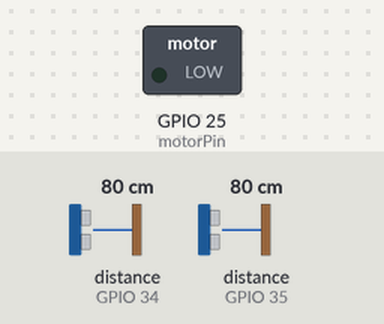
A sketch run on a simulated ESP32. On the bench: switched loads named in the sketch (green lamp = pin HIGH). The test bench sets the inputs (shaded band); at power-on: distance to the obstacle (sensors on GPIO 35, GPIO 34) 80 cm. The echo pulse lasts 58.3 µs per cm; WiFi joins after 1.5 s; servers stay silent unless stated.

Above: at 1.5 s.
1.6 s: distance to the obstacle (sensor on GPIO 35) set to 112 cm
4.3 s: distance to the obstacle (sensor on GPIO 35) set to 121 cm
At 6.5 s:
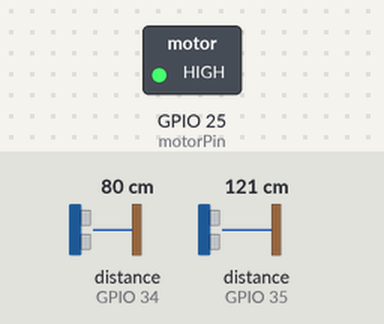
7.3 s: distance to the obstacle (sensor on GPIO 35) set to 35 cm
At 10.0 s:
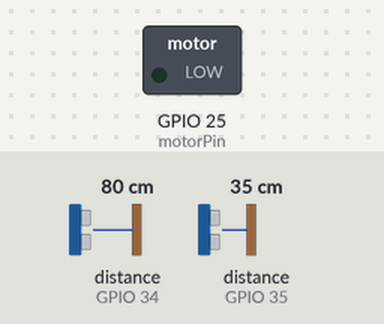
10.3 s: distance to the obstacle (sensor on GPIO 35) set to 120 cm
At 12.9 s:
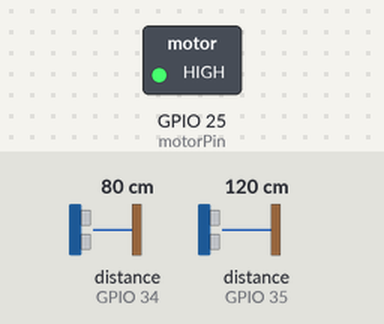
Timing chart, 0 to 14.3 s (numbered marks = the images above; inputs shaded):
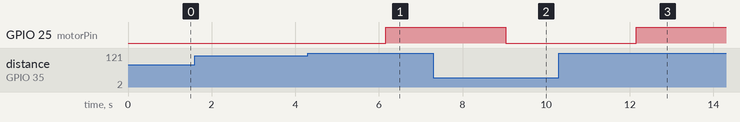

The sketch:

TwoTanks_Motor.ino
```cpp
#define BLYNK_SSL_USE_LETSENCRYPT

#include <BlynkSimpleEsp32_SSL.h>
#include <NewPing.h>
#include <MedianFilter.h>

char auth[] = "Your Auth Code";
char ssid[] = "WiFi SSID";
char pass[] = "WiFi Password";

// Define Motor Pin:
#define motorPin 25

// Define Trig and Echo pin:
#define trigPin_UG 33
#define echoPin_UG 35
#define trigPin_OH 32
#define echoPin_OH 34

// Define maximum distance we want to ping for (in centimeters). Maximum sensor distance is rated at 400-500 cm:
#define MAX_DISTANCE 400

// NewPing setup of pins and maximum distance.
NewPing sonar_UG = NewPing(trigPin_UG, echoPin_UG, MAX_DISTANCE);
NewPing sonar_OH = NewPing(trigPin_OH, echoPin_OH, MAX_DISTANCE);

MedianFilter filter_UG(31,0);
MedianFilter filter_OH(31,0);

int motor_auto = 1, motor = 0;
int ug_percentage = 0, ug_minimum = 10, ug_maximum = 100, ug_tank_alert = 0;
int oh_percentage = 0, oh_minimum = 50, oh_maximum = 100, oh_tank_alert = 0;

void setup()
{
 Serial.begin(115200); //Debug console
 delay(10);

 pinMode(motorPin,OUTPUT); //Motor
 pinMode(trigPin_UG,OUTPUT); //Trigger UG
 digitalWrite(trigPin_UG,LOW); //Trigger UG
 delayMicroseconds(500); // Wait a half a second
 pinMode(echoPin_UG,INPUT); //ECHO UG
 pinMode(trigPin_OH,OUTPUT); //Trigger OH
 digitalWrite(trigPin_OH,LOW); //Trigger OH
 delayMicroseconds(500); // Wait a half a second
 pinMode(echoPin_OH,INPUT); //ECHO OH

 Blynk.config(auth, "Blynk Server FQDN or IP Address", 443); //Connect to Blynk Cloud
 Blynk.connect();
}

void tank_motor()
{
 //Underground Tank
 delay(50);                      // Wait 50ms between pings (about 20 pings/sec). 29ms should be the shortest delay between pings.
 unsigned int o_UG,uS_UG = sonar_UG.ping(); // Send ping, get ping time in microseconds (uS).

 filter_UG.in(uS_UG);
 o_UG = filter_UG.out();
 unsigned int ug_distance = (o_UG / US_ROUNDTRIP_CM); // Convert ping time to distance in cm and print result (0 = outside set distance range)
 if(ug_distance<=130 && ug_distance>=25)
 {
  ug_percentage = (105 + 25 - ug_distance) / 1.05; // Calculating the percentage, 25 is empty space between sensor and water
  Blynk.virtualWrite(V4, ug_percentage);
 }

 //Underground Tank Notification
 if ((ug_percentage >= ug_maximum) && (ug_tank_alert != 1))
 {
   Blynk.notify(String("Underground Tank is FULL. Percentage: ") + ug_percentage);
   ug_tank_alert = 1;
 }
 else if ((oh_percentage <= oh_minimum) && (ug_tank_alert != 2))
 {
  Blynk.notify(String("Underground Tank is EMPTY. Percentage: ") + ug_percentage);
  ug_tank_alert = 2;
 }

 //Overhead Tank
 delay(50);                      // Wait 50ms between pings (about 20 pings/sec). 29ms should be the shortest delay between pings.
 unsigned int o_OH,uS_OH = sonar_OH.ping(); // Send ping, get ping time in microseconds (uS).

 filter_OH.in(uS_OH);
 o_OH = filter_OH.out();
 unsigned int oh_distance = (o_OH / US_ROUNDTRIP_CM); // Convert ping time to distance in cm and print result (0 = outside set distance range)
 if(oh_distance<=72 && oh_distance>=25)
 {
  oh_percentage = (47 + 25 - oh_distance) / 0.47; // Calculating the percentage, 25 is empty space between sensor and water
  Blynk.virtualWrite(V7, oh_percentage);
 }

 //Overhead Tank Notification
 if ((oh_percentage >= oh_maximum) && (oh_tank_alert != 1))
 {
   Blynk.notify(String("Overhead Tank is FULL. Percentage: ") + oh_percentage);
   oh_tank_alert = 1;
 }
 else if ((oh_percentage <= oh_minimum) && (oh_tank_alert != 2))
 {
  Blynk.notify(String("Overhead Tank is EMPTY. Percentage: ") + oh_percentage);
  oh_tank_alert = 2;
 }

 //Motor
 if(motor_auto==1 && motor==0)
 {
  if(oh_percentage<=oh_minimum && ug_percentage>=ug_minimum)
  {
   digitalWrite(motorPin,LOW); //Low Level Trigger Relay
   motor = 1;
   Blynk.notify("Powering ON Motor");
  }
 }
 else if(motor==1)
 {
  if((oh_percentage>=oh_maximum) || (ug_percentage<ug_minimum))
  {
   digitalWrite(motorPin,HIGH); //Low Level Trigger Relay
   motor = 0;
   Blynk.notify("Powering OFF motor");
  }
 }
}

BLYNK_WRITE(0)
{
 motor_auto = param.asInt();
}

BLYNK_WRITE(1)
{
 if(param.asInt() && motor_auto==0)
 {
  digitalWrite(motorPin,LOW); //Low Level Trigger Relay
  motor=1;
 }
 else
 {
  if(motor_auto==0)
  {
   digitalWrite(motorPin,HIGH); //Low Level Trigger Relay
   motor=0;
  }
 }
}

BLYNK_WRITE(2)
{
 ug_minimum=param.asInt();
}

BLYNK_WRITE(3)
{
 ug_maximum=param.asInt();
}

BLYNK_WRITE(5)
{
 oh_minimum=param.asInt();
}

BLYNK_WRITE(6)
{
 oh_maximum=param.asInt();
}

void loop()
{
 Blynk.run();
 tank_motor();
}
```

Measured:
- the behaviour switches between 117 and 118 cm on distance to the obstacle (sensor on GPIO 35) (found by bisection; images 0 and 1)
- after the input at 1.6 s, every drawn part: stays the same
- after the input at 4.3 s, GPIO 25 (motorPin): LOW → HIGH after 1.9 s
- after the input at 7.3 s, GPIO 25 (motorPin): HIGH → LOW after 1.7 s
- after the input at 10.3 s, GPIO 25 (motorPin): LOW → HIGH after 1.9 s
